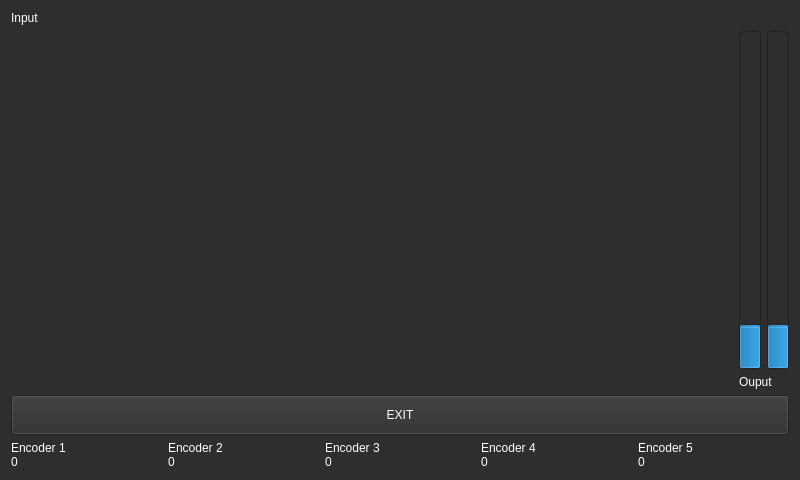
<?xml version="1.0" encoding="UTF-8"?>
<ui version="4.0">
 <class>MainWindow</class>
 <widget class="QWidget" name="MainWindow">
  <property name="geometry">
   <rect>
    <x>0</x>
    <y>0</y>
    <width>800</width>
    <height>480</height>
   </rect>
  </property>
  <property name="windowTitle">
   <string>MainWindow</string>
  </property>
  <property name="styleSheet">
   <string notr="true">QWidget {
	color: white;
	background-color: rgb(46, 46, 46);
}

QLabel[style=encoderName] {
	qproperty-alignment: AlignCenter;
	border: 0px solid;
	border-top-left-radius: 4px;
	border-top-right-radius: 4px;
	color: black;
	background-color: white;
	padding: 2px 0px;
	max-height: 25px;
}

QLabel[style=encoderValue] {
	qproperty-alignment: AlignCenter;
	border: 1px solid white;
	border-bottom-left-radius: 4px;
	border-bottom-right-radius: 4px;
	color: white;
	background-color: transparent;
	padding: 2px 0px;
	max-height: 25px;
	margin-top: -1px;
}

QProgressBar::chunk::vertical {
	height: 1 px;
}</string>
  </property>
  <layout class="QGridLayout" name="gridLayout">
   <item row="2" column="2" colspan="2">
    <widget class="QLabel" name="output">
     <property name="text">
      <string>Ouput</string>
     </property>
    </widget>
   </item>
   <item row="4" column="0" colspan="4">
    <layout class="QGridLayout" name="layoutEncoders">
     <property name="rightMargin">
      <number>0</number>
     </property>
     <property name="verticalSpacing">
      <number>0</number>
     </property>
     <item row="1" column="0">
      <widget class="QLabel" name="labelEncValue1">
       <property name="text">
        <string>0</string>
       </property>
       <property name="style" stdset="0">
        <string>encoderValue</string>
       </property>
      </widget>
     </item>
     <item row="0" column="0">
      <widget class="QLabel" name="labelEncName1">
       <property name="text">
        <string>Encoder 1</string>
       </property>
       <property name="style" stdset="0">
        <string>encoderName</string>
       </property>
      </widget>
     </item>
     <item row="0" column="1">
      <widget class="QLabel" name="labelEncName2">
       <property name="text">
        <string>Encoder 2</string>
       </property>
       <property name="style" stdset="0">
        <string>encoderName</string>
       </property>
      </widget>
     </item>
     <item row="1" column="4">
      <widget class="QLabel" name="labelEncValue4">
       <property name="text">
        <string>0</string>
       </property>
       <property name="style" stdset="0">
        <string>encoderValue</string>
       </property>
      </widget>
     </item>
     <item row="0" column="2">
      <widget class="QLabel" name="labelEncName3">
       <property name="text">
        <string>Encoder 3</string>
       </property>
       <property name="style" stdset="0">
        <string>encoderName</string>
       </property>
      </widget>
     </item>
     <item row="1" column="2">
      <widget class="QLabel" name="labelEncValue3">
       <property name="text">
        <string>0</string>
       </property>
       <property name="style" stdset="0">
        <string>encoderValue</string>
       </property>
      </widget>
     </item>
     <item row="0" column="4">
      <widget class="QLabel" name="labelEncName4">
       <property name="text">
        <string>Encoder 4</string>
       </property>
       <property name="style" stdset="0">
        <string>encoderName</string>
       </property>
      </widget>
     </item>
     <item row="1" column="1">
      <widget class="QLabel" name="labelEncValue2">
       <property name="text">
        <string>0</string>
       </property>
       <property name="style" stdset="0">
        <string>encoderValue</string>
       </property>
      </widget>
     </item>
     <item row="0" column="5">
      <widget class="QLabel" name="labelEncName5">
       <property name="text">
        <string>Encoder 5</string>
       </property>
       <property name="style" stdset="0">
        <string>encoderName</string>
       </property>
      </widget>
     </item>
     <item row="1" column="5">
      <widget class="QLabel" name="labelEncValue5">
       <property name="text">
        <string>0</string>
       </property>
       <property name="style" stdset="0">
        <string>encoderValue</string>
       </property>
      </widget>
     </item>
    </layout>
   </item>
   <item row="0" column="0">
    <widget class="QLabel" name="input">
     <property name="text">
      <string>Input</string>
     </property>
    </widget>
   </item>
   <item row="3" column="0" colspan="4">
    <widget class="QPushButton" name="exit">
     <property name="minimumSize">
      <size>
       <width>0</width>
       <height>40</height>
      </size>
     </property>
     <property name="text">
      <string>EXIT</string>
     </property>
    </widget>
   </item>
   <item row="1" column="0">
    <widget class="UiTrack" name="inputTrack" native="true">
     <property name="maximumSize">
      <size>
       <width>50</width>
       <height>16777215</height>
      </size>
     </property>
     <property name="displayName" stdset="0">
      <string>Input Meter</string>
     </property>
    </widget>
   </item>
   <item row="1" column="3">
    <widget class="QProgressBar" name="rmsOutR">
     <property name="maximum">
      <number>200</number>
     </property>
     <property name="value">
      <number>24</number>
     </property>
     <property name="textVisible">
      <bool>false</bool>
     </property>
     <property name="orientation">
      <enum>Qt::Vertical</enum>
     </property>
     <property name="invertedAppearance">
      <bool>false</bool>
     </property>
    </widget>
   </item>
   <item row="1" column="2">
    <widget class="QProgressBar" name="rmsOutL">
     <property name="maximum">
      <number>200</number>
     </property>
     <property name="value">
      <number>24</number>
     </property>
     <property name="textVisible">
      <bool>false</bool>
     </property>
     <property name="orientation">
      <enum>Qt::Vertical</enum>
     </property>
    </widget>
   </item>
   <item row="1" column="1">
    <widget class="LevelMeterWidget" name="levelMeterInput" native="true"/>
   </item>
  </layout>
 </widget>
 <layoutdefault spacing="6" margin="11"/>
 <customwidgets>
  <customwidget>
   <class>UiTrack</class>
   <extends>QWidget</extends>
   <header>ui/uitrack.h</header>
   <container>1</container>
  </customwidget>
  <customwidget>
   <class>LevelMeterWidget</class>
   <extends>QWidget</extends>
   <header>ui/levelmeterwidget.h</header>
   <container>1</container>
  </customwidget>
 </customwidgets>
 <tabstops>
  <tabstop>exit</tabstop>
 </tabstops>
 <resources/>
 <connections/>
</ui>
